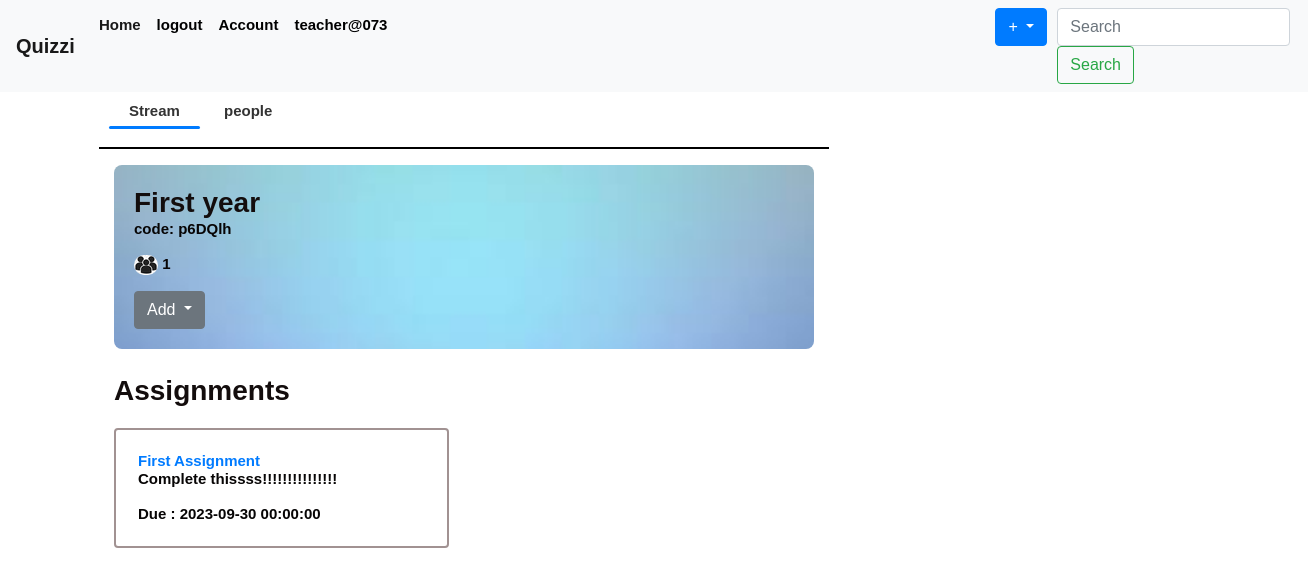
Page /_class/1 (signed in) on the committed database.
### quiz/models.py (models this page shows, shortened)
class User(db.Model, UserMixin):
    id = db.Column(db.Integer, primary_key=True)
    username = db.Column(db.String(20), unique=True, nullable=False)
    email = db.Column(db.String(120), unique=True, nullable=False)
    password = db.Column(db.String(60), nullable=False)
    classes_enrolled = db.relationship('Class', backref='students', lazy='dynamic', cascade="all, delete-orphan")
    quizzes = db.relationship('LiveQuiz', backref='user', lazy=True, cascade="all, delete-orphan")
    quiz_attempts = db.relationship('QuizAttempts', backref='user_attempts', lazy='dynamic', cascade="all, delete-orphan")
    assignments = db.relationship('Assignment', backref='user', lazy=True, cascade="all, delete-orphan")

class Class(db.Model):
    id = db.Column(db.Integer, primary_key=True)
    username = db.Column(db.String(20), nullable=False)
    class_name = db.Column(db.String(100), nullable=False)
    class_code = db.Column(db.String(6), nullable=False, unique=True)
    creator_id = db.Column(db.Integer, nullable=False)
    user_id = db.Column(db.Integer, db.ForeignKey('user.id'), nullable=False)
    created_at = db.Column(db.DateTime, default=datetime.utcnow)
    assignments = db.relationship('Assignment', backref='class', lazy=True, cascade="all, delete-orphan")
    quizzes = db.relationship('Quiz', backref='class', lazy=True, cascade="all, delete-orphan")

class Assignment(db.Model):
    id = db.Column(db.Integer, primary_key=True)
    title = db.Column(db.String(100), nullable=False)
    description = db.Column(db.String(500), nullable=True)
    created_at = db.Column(db.DateTime, default=datetime.utcnow)
    due_date = db.Column(db.DateTime, nullable=False)
    class_id = db.Column(db.Integer, db.ForeignKey('class.id'), nullable=False)
    creator_id = db.Column(db.Integer, db.ForeignKey('user.id'), nullable=False)
    file_attachment = db.Column(db.String(255), nullable=True)

### quiz/Class/routes.py (the view)
@app.route('/_class/<int:classid>')
def class_info(classid):
    classinfo = Class.query.get_or_404(classid)
    user = User.query.filter_by(username=classinfo.username).first()
    assignments = Assignment.query.filter_by(class_id=classinfo.id).all()
    userassigns = user.assignments
    quizzes = classinfo.quizzes
    participants = len(ClassStudent.query.filter_by(class_id=classid).all())
    people = get_people(classid)
    if classinfo:
        return render_template('classinfo.html',classinfo=classinfo, current_user=current_user,
                                assignments=assignments,userassigns=userassigns,quizzes=quizzes, participants=participants,  people=people)

### quiz/models.py (called while the page is built)
@login_manager.user_loader
def load_user(user_id):
    return User.query.get(int(user_id))

### quiz/utils.py (called while the page is built)
def get_people(classid):
    people = []
    classpeople = ClassStudent.query.filter_by(class_id=classid).all()
    for p in classpeople:
        data = User.query.get_or_404(p.user_id)
        people.append(data)
    return people

### quiz/templates/classinfo.html (shortened to what this page needs)
{% extends "layout.html" %}
{% block content %}
<div class="classinfoo">
<div  >
    <div class="class-info-container">
        <div class="mini-navbar">
          <a href="#" class="class-nav tab1" >Stream</a>
          <a href="#" class="class-nav tab2">people</a>
        </div><hr>
        <div class="class-content tab-content tab1">
            {% if classinfo.creator_id == current_user.id %}
            <div class="bg">
                <div class="container" >
               <div id="classinfo">
                <h2><b>{{ classinfo.class_name }}</b></h2>
                <p> code: {{ classinfo.class_code }}</p>
                <p><img src="{{url_for('static', filename='participants.png')}}" style="border-radius: 30px;"> {{ participants}}</p>
                <div class="dropdown">
                    <button class="btn btn-secondary dropdown-toggle" type="button" id="dropdownMenuButton" data-toggle="dropdown" aria-haspopup="true" aria-expanded="false">
                        Add
                    </button>
            </div>
                </div>
                </div>
                </div>
            <div class="container mt-4">
                <div class="row">
                    <div class="col-md-6">
                        <h3>Assignments</h3>
                    {% for assignment in assignments %}
                        <div class="card mb-3">
                            <div class="card-body">
                                <a href="{{url_for('assignment_details',assignment_id=assignment.id)}}">{{ assignment.title}}</a>
                                <p class="card-text">{{assignment.description}} </p>
                                <p class="card-text"> Due : {{assignment.due_date }}</p>
                            </div>
                        </div>
                    {% endfor %}
                    </div>
                    <div class="col-md-6">
                    </div>
                </div>
            </div>
                    {% endif %}
            </div>
        </div>
    </div>
</div>
{% endblock %}

### quiz/templates/layout.html (shortened to what this page needs)
<!DOCTYPE html>
<html lang="en">
<head>
   <link rel="stylesheet" href="https://cdn.jsdelivr.net/npm/bootstrap@4.3.1/dist/css/bootstrap.min.css">
   <link rel="stylesheet" type="text/css" href="{{ url_for('static', filename='style.css')}}">
  </head>
<body>
<header class="site-header">
    <nav class="navbar navbar-expand-lg navbar-light bg-light" id="navbar">
          {% if current_user.is_authenticated %}
          <a class="navbar-brand" href="{{url_for('home')}}">Quizzi</a>
          {% else %}
          <a class="navbar-brand" href="{{url_for('firstpage')}}">Quizzi</a>
          {% endif %}
        <div class="collapse navbar-collapse" id="navbarSupportedContent">
          <ul class="navbar-nav mr-auto">
            {% if current_user.is_authenticated %}
            <li class="nav-item active">
              <a class="nav-link" href="{{ url_for('home') }}">Home <span class="sr-only">(current)</span></a>
            </li>
            <li class="nav-item">
              <a class="nav-link " href="{{ url_for('logout') }}" tabindex="-1" aria-disabled="true">logout</a>
            </li>
            <li class="nav-item">
              <a class="nav-link " href="{{ url_for('account') }}" tabindex="-1" aria-disabled="true">Account</a>
            </li>
            <li class="nav-item"><a class="nav-link "tabindex="-1" aria-disabled="true">{{ current_user.username}}</a></li>
            <li >
              <div class="btn-group" style=" margin-left: 600px; margin-right: 10px;">
                <button type="button" class="btn btn-primary dropdown-toggle" data-toggle="dropdown" aria-haspopup="true" aria-expanded="false">
                    +
                </button>
            </div>
              </li>
              <li>
            <form class="form-inline my-2 my-lg-0">
              <input class="form-control mr-sm-2" type="search" placeholder="Search" aria-label="Search">
              <button class="btn btn-outline-success my-2 my-sm-0" type="submit">Search</button>
            </form>
          </div>
            {% endif %}
      </nav>
      <main role="main" id="layout" class="container">
        <div class="row">
          <div class="col-md-8">
  {% block content %}{% endblock %}
</body>
</html>

### quiz/static/style.css (style rules this page uses)
hr { color: black; height: 1px; background: black; }
#classinfo { border-radius: 8px; max-width: 100%; padding: 20px; background-image: url(blue.jpg); background-size: cover; }
.mini-navbar { background-color: #fff; padding: 10px; }
.class-nav { text-decoration: none; padding: 10px 20px; color: #333; transition: border-color 0.3s ease-in-out, color 0.3s ease-in-out; position: relative; }
.class-nav.active::after { content: ''; display: block; height: 3px; background-color: #007BFF; position: absolute; bottom: 0; left: 0; right: 0; border-radius: 3px; }
.card { background-color:#ffffff; border: 2px solid #a19292; margin-top: 20px; padding: 2px; overflow: hidden; }
.site-header .navbar-nav .nav-link { color: black }
.navbar { background-color: #333333; }
#navbar { background-color: #333333; }
h1, h2, h3, h4, h5, h6 { color: #130d0d; line-height: 1.25; font-size: 28px; font-weight: bold; margin: 0; }
p { color: #070505; }
body { font-family: Arial, sans-serif; background-color: #fff; padding: 0; margin-top: 20px; }

### quiz/templates/layout.html (style rules this page uses)
body { color: #2b3a47; line-height: 1.25; font-size: 15px; font-weight: bold; margin: 0; }

### rows in the picture
User: username "teacher@073"
Class: class_name "First year", class_code "p6DQlh"
Assignment: title "First Assignment", description "Complete thissss!!!!!!!!!!!!!!!", due_date "2023-09-30 00:00:00"

### other values in the picture
{{ participants }} "1"
